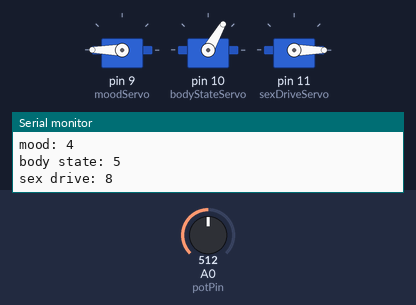
The sketch below on a simulated Arduino Uno, built with avr-gcc and run on an emulated ATmega328P. Parts: 3 × servo, the last lines printed to the serial monitor. The inputs (shaded band) are chosen by the test bench; at power-on: A0 (potPin) = 512.

Above: at 1.2 s.
1.3 s: A0 (potPin) set to 716
At 2.0 s:
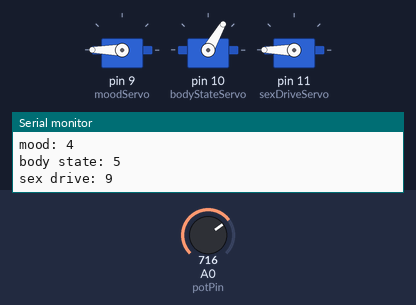
2.8 s: A0 (potPin) set to 900
At 3.7 s:
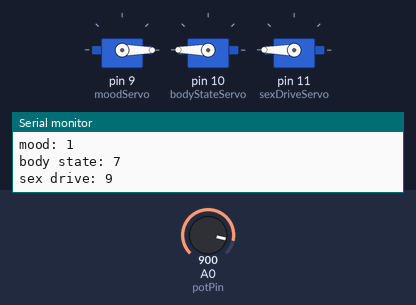
4.3 s: A0 (potPin) set to 306
At 5.3 s:
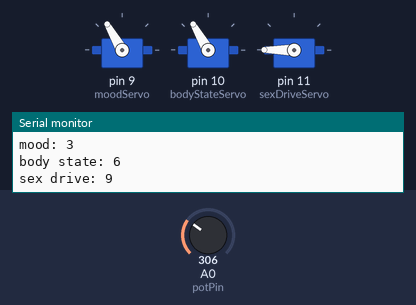
5.8 s: A0 (potPin) set to 122
At 7.0 s:
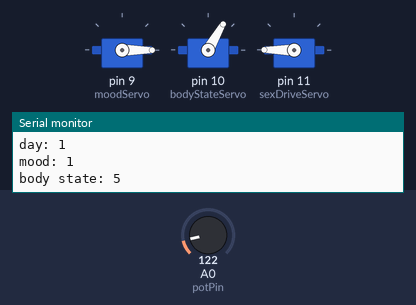
7.3 s: A0 (potPin) set to 511
At 8.5 s:
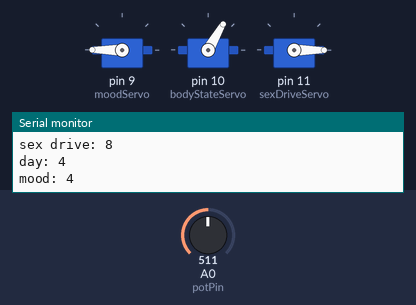
8.8 s: A0 (potPin) set to 0
At 9.2 s:
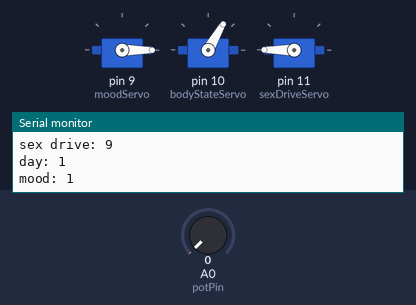
Timing chart, 0 to 11.3 s (numbered marks = the images above; inputs shaded):
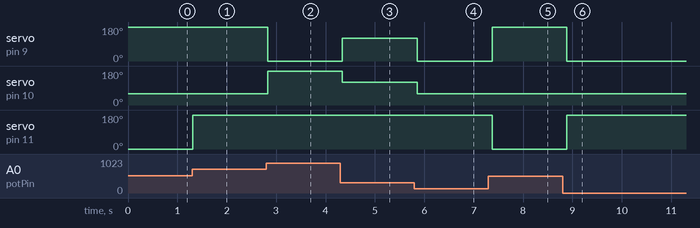

Measured:
- after the input at 1.3 s, servo on pin 11 (sexDriveServo): 0° → 180° at once
- after the input at 2.8 s, servo on pin 9 (moodServo): 180° → 0° at once; servo on pin 10 (bodyStateServo): 60° → 180° at once
- after the input at 4.3 s, servo on pin 9 (moodServo): 0° → 120° at once; servo on pin 10 (bodyStateServo): 180° → 120° at once
- after the input at 5.8 s, servo on pin 9 (moodServo): 120° → 0° after 0.06 s; servo on pin 10 (bodyStateServo): 120° → 60° after 0.06 s
- after the input at 7.3 s, servo on pin 9 (moodServo): 0° → 180° after 0.07 s; servo on pin 11 (sexDriveServo): 180° → 0° after 0.07 s
- after the input at 8.8 s, servo on pin 9 (moodServo): 180° → 0° after 0.09 s; servo on pin 11 (sexDriveServo): 0° → 180° after 0.09 s

The sketch:

FINAL_DATAVIS_Pot_3Servos_Arrays_V4.ino
```cpp
/*Potentiometer
    Center pin of the potentiometer to the analog input 0.
    One side pin (either one) to ground,
    the other side pin to +5V.

  Servos
    Using 1 high powered servo, so this one uses an extra adaptor to power it, because the Arduino's +5V is not enough.
    Datapin is attached to pin 9, ground is attached to both Arduino's ground and the adaptors ground, using a terminal block,
    same goes for +5V; attached to Arduino's +5V and the adaptors power using a terminal block.
    A regular servo would be attached only to the Arduino's ground and +5V, without the use of an extra adaptor. 180° Rotation.

    RoHS servo 130116 attached to pin 10. This servo is rated for 180° rotation, but in actuality it only hits ~160°.

    A third servo is attached to pin 11, also 180˚ rotation, the one I used was malfunctioning.

  Data
    Category 1 contains 4 different values for mood:
    1=happy, 2=sensitive, 3=sad, 4=pms (pre-menstrual syndrom; upset, aggitated, angry, sad etc.)

    Category 2 contains 3 different values for the current "state" of your body:
    5=neutral, 6=fertile/ovulating, 7=menstruating

    Category 3 contains 2 different values for your sex drive:
    8=neutral, 9=high sex drive
*/

#include <Servo.h>

Servo moodServo;  //create servo object to control the "mood-servo"
Servo bodyStateServo;  //create servo object to control the "body state-servo"
Servo sexDriveServo;  //create servo object to control the "sex drive-servo"


//Potmeter to select the day of the month with, original potmeter-values would be scaled to 1-31,
//but for this prototype I'm scaling to a week
int potPin = A0;    //input pin for the potentiometer
int potVal = 0;  //variable to store the value coming from the senso


/*Array of 3 category values, stored in another array that contains the days of the week, 7 in total.
  That way each day contains all matching category values*/
int day[7][3] = {
  {1, 5, 9},      //day 1 happy,     neutral,      neutral
  {2, 6, 9},      //day 2 sensitive, ovulating,    high sex drive
  {3, 6, 9},      //day 3 sad,       ovulating,    high sex drive
  {4, 5, 8},      //day 4 pms,       neutral,      neutral
  {4, 5, 9 },     //day 5 pms,       neutral,      high sex drive
  {2, 7, 8},      //day 6 sensitive, menstruating, neutral
  {1, 7, 9}       //day 7 happy,     menstruating, high sex drive
};

void setup() {
  Serial.begin(9600);         //open the serial port at 9600 bps:
  moodServo.attach(9);        //attaches the mood-servo on pin 9 to the servo object
  bodyStateServo.attach(10);  //attaches the mood-servo on pin 9 to the servo object
  sexDriveServo.attach(11);   //attaches the mood-servo on pin 9 to the servo object

}

void loop() {
  potVal = analogRead(potPin);
  potVal = map(potVal, 0, 1023, 0, 7); //scale the value of the potmeter to the days of the week
  Serial.print("day: ");
  Serial.println(potVal + 1); //day, using +1 because it starts counting with day 0 otherwise, instead of with day 1

  //******************************************************************MOOD******************************************************************
  if ((day[potVal][0]) == 1) { //happy
    moodServo.write(0);
  }

  if ((day[potVal][0]) == 2) { //sensitive
    moodServo.write(60);
  }

  if ((day[potVal][0]) == 3) { //sad
    moodServo.write(120);
  }

  if ((day[potVal][0]) == 4) { //pms
    moodServo.write(180);
  }

  Serial.print("mood: ");
  Serial.println(day[potVal][0]); //mood

  //******************************************************************BODY STATE******************************************************************
  if ((day[potVal][1]) == 5) { //neutral
    bodyStateServo.write(60);
  }

  if ((day[potVal][1]) == 6) { //ovulating
    bodyStateServo.write(120);
  }

  if ((day[potVal][1]) == 7) { //menstruating
    bodyStateServo.write(180);
  }

    Serial.print("body state: ");
    Serial.println(day[potVal][1]); //body state


    //******************************************************************SEX DRIVE******************************************************************
    if ((day[potVal][2]) == 8) { //neutral
      sexDriveServo.write(0);
    }

    if ((day[potVal][2]) == 9) { //high sex drive
      sexDriveServo .write(180);
    }

    Serial.print("sex drive: ");
    Serial.println(day[potVal][2]); //sex drive

    delay(100); //delays 100 milliseconds
  }
```
